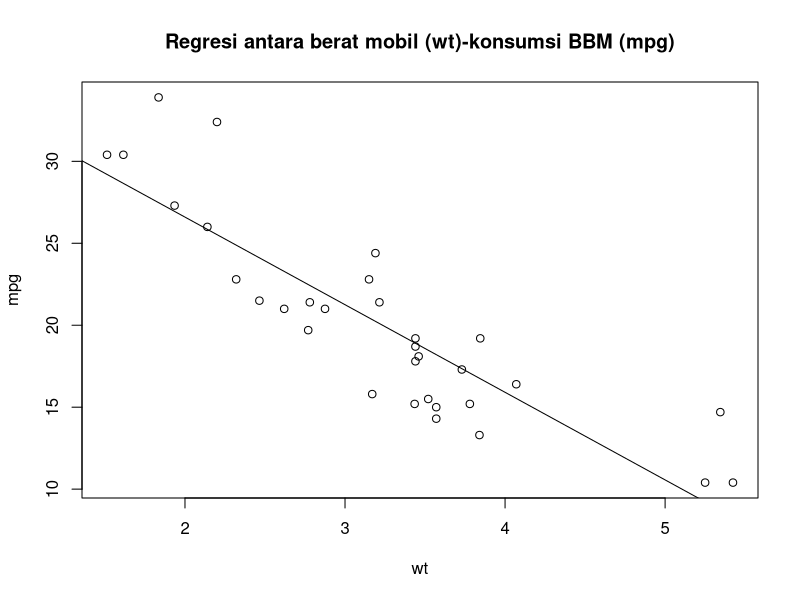
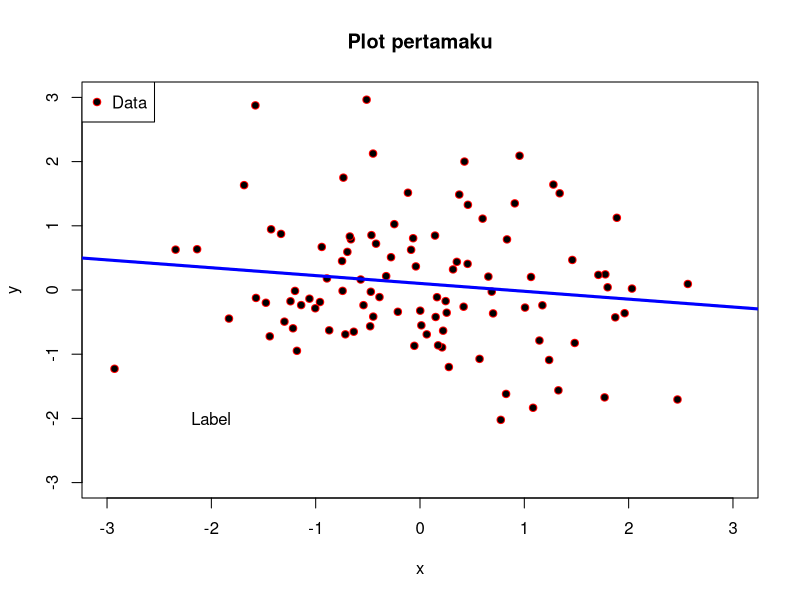
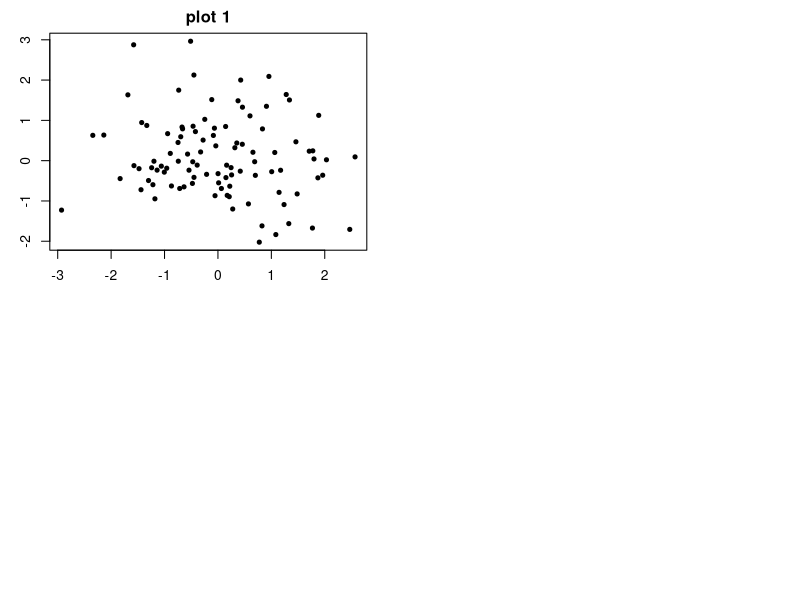

Write the R code that produced these figures, in order. (Note: this script raises an error after producing the figures.)
# mtcars
attach(mtcars) # untuk memberitahu R bahwa kita menggunakan dataset `mtcars`
mtcars # melihat isi data 
str(mtcars) # melihat tipe data, seluruhnya numerik
dim(mtcars) # melihat dimensi data = 32 baris dan 11 kolom
plot(wt, mpg) # membuat scatterplot antara wt (weight) dan mpg (miles per galon)
abline(lm(mpg~wt)) # membuat garis regresi
title("Regresi antara berat mobil (wt)-konsumsi BBM (mpg)")

# plot pertamaku
x <- rnorm(100)
y <- rnorm(100)
plot(x, y, pch=21,
     mar=c(4,4,2,2),
     col='red',bg='black', 
     xlim=c(-3,3), 
     ylim=c(-3,3))
fit <- lm(y ~ x)
abline(fit, lwd = 3, col = "blue")
title('Plot pertamaku')
text(-2, -2, 'Label')
legend("topleft", 
       legend="Data", 
       pch=21,
       pt.bg='black', 
       col='red')

# Multiple plot dalam satu halaman
plot.new() # untuk membuat plot baru
par(mfrow= c(2,2)) # mengatur jumlah baris dan kolom
par(mar = c(3, 3, 2, 2)) # mengatur margin antar plot
plot(x, y, pch = 20, main="plot 1")
plot(x, z, pch = 19, main="plot 2")
plot(y, z, pch = 1, main="plot 3")
plot(y, z, pch = 5, main="plot 4")

# Plot dua grup data dalam satu grafik
plot.new()
x <- rnorm(100)
y <- x + rnorm(100)
g <- gl(2, 50, labels = c("Kelas A", "Kelas B"))
str(g)
plot(x,y, type='n') # Draws no points
points(x[g == "Kelas A"], y[g == "Kelas A"], 
       col="blue", 
       pch=1)
points(x[g == "Kelas B"], y[g == "Kelas B"], 
       col="red", 
       pch=19)
legend("topleft", c("Kelas A", "Kelas B"), 
       col=c("blue", "red"), 
       pch=c(1,19))

# membuat histogram

## histogram sederhana untuk variabel "mpg"
hist(mtcars$mpg) 

## histogram berwarna dengan pengaturan jumlah "Bins"
hist(mtcars$mpg, breaks=12, col="red") 

## Menambahkan kurva distribusi normal
x <- mtcars$mpg
h<-hist(x, 
        breaks=10, 
        col="red", 
        xlab="mil per galon",
        main="Histogram dengan garis kurva normal")
xfit <- seq(min(x),
            max(x),
            length=40)
yfit <- dnorm(xfit,
              mean=mean(x),
              sd=sd(x))
yfit <- yfit*diff(h$mids[1:2])*length(x)
lines(xfit, yfit, col="blue", lwd=2)

## Kernel Density Plot
d <- density(mtcars$mpg) # returns the density data
plot(d) # plots the results

## Density Plot berwarna
d <- density(mtcars$mpg)
plot(d, 
     main="Kernel Density mil per galon")
polygon(d, 
        col="red", 
        border="blue") 

## dot plot sederhana
dotchart(mtcars$mpg,
         labels=row.names(mtcars),
         cex=.7,
         main="Konsumsi BBM berbagai merk mobil",          xlab="Miles Per Gallon")

mtcars
# Dotplot: Grouped Sorted and Colored
## Sort by mpg, group and color by cylinder
x <- mtcars[order(mtcars$mpg),] # sort by mpg
x$cyl <- factor(x$cyl) # it must be a factor
x$color[x$cyl==4] <- "red"
x$color[x$cyl==6] <- "blue"
x$color[x$cyl==8] <- "darkgreen"
dotchart(x$mpg,
         labels=row.names(x),
         cex=.7,groups= x$cyl,
         main="Konsumsi BBM berdasarkan merk mobil (berdasarkan jumlah silinder)",
         xlab="mil per galon", 
         gcolor="black", 
         color=x$color) 
